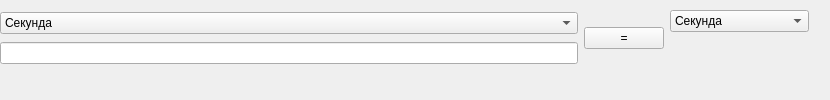
<?xml version="1.0" encoding="UTF-8"?>
<ui version="4.0">
 <class>Form</class>
 <widget class="QWidget" name="Form">
  <property name="geometry">
   <rect>
    <x>0</x>
    <y>0</y>
    <width>830</width>
    <height>100</height>
   </rect>
  </property>
  <property name="windowTitle">
   <string>Form</string>
  </property>
  <widget class="QWidget" name="layoutWidget_2">
   <property name="geometry">
    <rect>
     <x>0</x>
     <y>10</y>
     <width>809</width>
     <height>57</height>
    </rect>
   </property>
   <layout class="QHBoxLayout" name="horizontalLayout_3">
    <item>
     <layout class="QVBoxLayout" name="verticalLayout">
      <item>
       <widget class="QComboBox" name="input_step">
        <item>
         <property name="text">
          <string>Секунда</string>
         </property>
        </item>
        <item>
         <property name="text">
          <string>Минута</string>
         </property>
        </item>
        <item>
         <property name="text">
          <string>Час</string>
         </property>
        </item>
        <item>
         <property name="text">
          <string>Сутки</string>
         </property>
        </item>
        <item>
         <property name="text">
          <string>Неделя</string>
         </property>
        </item>
        <item>
         <property name="text">
          <string>Месяц</string>
         </property>
        </item>
        <item>
         <property name="text">
          <string>Год</string>
         </property>
        </item>
        <item>
         <property name="text">
          <string>Милисекунда</string>
         </property>
        </item>
        <item>
         <property name="text">
          <string>Миг</string>
         </property>
        </item>
        <item>
         <property name="text">
          <string>Тик</string>
         </property>
        </item>
        <item>
         <property name="text">
          <string>Фортнайт</string>
         </property>
        </item>
        <item>
         <property name="text">
          <string>Академический час</string>
         </property>
        </item>
        <item>
         <property name="text">
          <string>Терция</string>
         </property>
        </item>
        <item>
         <property name="text">
          <string>Аттосекунда</string>
         </property>
        </item>
       </widget>
      </item>
      <item>
       <layout class="QHBoxLayout" name="horizontalLayout">
        <item>
         <widget class="QLineEdit" name="input"/>
        </item>
       </layout>
      </item>
     </layout>
    </item>
    <item>
     <widget class="QPushButton" name="res">
      <property name="text">
       <string>=</string>
      </property>
     </widget>
    </item>
    <item>
     <layout class="QVBoxLayout" name="verticalLayout_4">
      <item>
       <widget class="QComboBox" name="output_step_2">
        <item>
         <property name="text">
          <string>Секунда</string>
         </property>
        </item>
        <item>
         <property name="text">
          <string>Минута</string>
         </property>
        </item>
        <item>
         <property name="text">
          <string>Час</string>
         </property>
        </item>
        <item>
         <property name="text">
          <string>Сутки</string>
         </property>
        </item>
        <item>
         <property name="text">
          <string>Неделя</string>
         </property>
        </item>
        <item>
         <property name="text">
          <string>Месяц</string>
         </property>
        </item>
        <item>
         <property name="text">
          <string>Год</string>
         </property>
        </item>
        <item>
         <property name="text">
          <string>Милисекунда</string>
         </property>
        </item>
        <item>
         <property name="text">
          <string>Миг</string>
         </property>
        </item>
        <item>
         <property name="text">
          <string>Тик</string>
         </property>
        </item>
        <item>
         <property name="text">
          <string>Фортнайт</string>
         </property>
        </item>
        <item>
         <property name="text">
          <string>Академический час</string>
         </property>
        </item>
        <item>
         <property name="text">
          <string>Терция</string>
         </property>
        </item>
        <item>
         <property name="text">
          <string>Аттосекунда</string>
         </property>
        </item>
       </widget>
      </item>
      <item>
       <widget class="QLabel" name="label">
        <property name="text">
         <string/>
        </property>
       </widget>
      </item>
     </layout>
    </item>
   </layout>
  </widget>
 </widget>
 <resources/>
 <connections/>
</ui>
